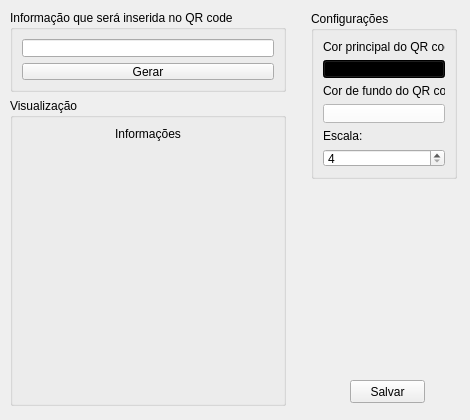
<?xml version="1.0" encoding="UTF-8"?>
<ui version="4.0">
 <class>Form</class>
 <widget class="QWidget" name="Form">
  <property name="geometry">
   <rect>
    <x>0</x>
    <y>0</y>
    <width>470</width>
    <height>420</height>
   </rect>
  </property>
  <property name="sizePolicy">
   <sizepolicy hsizetype="Fixed" vsizetype="Fixed">
    <horstretch>0</horstretch>
    <verstretch>0</verstretch>
   </sizepolicy>
  </property>
  <property name="minimumSize">
   <size>
    <width>470</width>
    <height>420</height>
   </size>
  </property>
  <property name="maximumSize">
   <size>
    <width>470</width>
    <height>420</height>
   </size>
  </property>
  <property name="windowTitle">
   <string>Gerar QR Code</string>
  </property>
  <property name="windowIcon">
   <iconset>
    <normaloff>assets/icons/icon.png</normaloff>assets/icons/icon.png</iconset>
  </property>
  <widget class="QPushButton" name="btn_save_qr">
   <property name="geometry">
    <rect>
     <x>350</x>
     <y>380</y>
     <width>75</width>
     <height>23</height>
    </rect>
   </property>
   <property name="text">
    <string>Salvar</string>
   </property>
  </widget>
  <widget class="QGroupBox" name="gb_qrcode">
   <property name="geometry">
    <rect>
     <x>10</x>
     <y>10</y>
     <width>276</width>
     <height>82</height>
    </rect>
   </property>
   <property name="sizePolicy">
    <sizepolicy hsizetype="Preferred" vsizetype="Fixed">
     <horstretch>0</horstretch>
     <verstretch>0</verstretch>
    </sizepolicy>
   </property>
   <property name="title">
    <string>Informação que será inserida no QR code</string>
   </property>
   <layout class="QVBoxLayout" name="verticalLayout">
    <item>
     <widget class="QLineEdit" name="le_qr_code">
      <property name="sizePolicy">
       <sizepolicy hsizetype="Preferred" vsizetype="Preferred">
        <horstretch>0</horstretch>
        <verstretch>0</verstretch>
       </sizepolicy>
      </property>
     </widget>
    </item>
    <item>
     <widget class="QPushButton" name="btn_generate_qr">
      <property name="sizePolicy">
       <sizepolicy hsizetype="Preferred" vsizetype="Preferred">
        <horstretch>0</horstretch>
        <verstretch>0</verstretch>
       </sizepolicy>
      </property>
      <property name="text">
       <string>Gerar</string>
      </property>
     </widget>
    </item>
   </layout>
  </widget>
  <widget class="QGroupBox" name="gb_config">
   <property name="geometry">
    <rect>
     <x>311</x>
     <y>11</y>
     <width>146</width>
     <height>168</height>
    </rect>
   </property>
   <property name="sizePolicy">
    <sizepolicy hsizetype="Preferred" vsizetype="Fixed">
     <horstretch>0</horstretch>
     <verstretch>0</verstretch>
    </sizepolicy>
   </property>
   <property name="title">
    <string>Configurações</string>
   </property>
   <layout class="QVBoxLayout" name="verticalLayout_3">
    <item>
     <widget class="QLabel" name="lb_fg">
      <property name="sizePolicy">
       <sizepolicy hsizetype="Preferred" vsizetype="Preferred">
        <horstretch>0</horstretch>
        <verstretch>0</verstretch>
       </sizepolicy>
      </property>
      <property name="text">
       <string>Cor principal do QR code:</string>
      </property>
     </widget>
    </item>
    <item>
     <widget class="QPushButton" name="btn_fg">
      <property name="sizePolicy">
       <sizepolicy hsizetype="Preferred" vsizetype="Preferred">
        <horstretch>0</horstretch>
        <verstretch>0</verstretch>
       </sizepolicy>
      </property>
      <property name="sizeIncrement">
       <size>
        <width>0</width>
        <height>0</height>
       </size>
      </property>
      <property name="styleSheet">
       <string notr="true">background-color: rgb(0, 0, 0);</string>
      </property>
      <property name="text">
       <string/>
      </property>
      <property name="flat">
       <bool>false</bool>
      </property>
     </widget>
    </item>
    <item>
     <widget class="QLabel" name="lb_bg">
      <property name="sizePolicy">
       <sizepolicy hsizetype="Preferred" vsizetype="Preferred">
        <horstretch>0</horstretch>
        <verstretch>0</verstretch>
       </sizepolicy>
      </property>
      <property name="text">
       <string>Cor de fundo do QR code:</string>
      </property>
     </widget>
    </item>
    <item>
     <widget class="QPushButton" name="btn_bg">
      <property name="sizePolicy">
       <sizepolicy hsizetype="Preferred" vsizetype="Preferred">
        <horstretch>0</horstretch>
        <verstretch>0</verstretch>
       </sizepolicy>
      </property>
      <property name="styleSheet">
       <string notr="true">background-color: rgb(255, 255, 255);</string>
      </property>
      <property name="text">
       <string/>
      </property>
      <property name="default">
       <bool>false</bool>
      </property>
     </widget>
    </item>
    <item>
     <widget class="QLabel" name="lb_scale">
      <property name="sizePolicy">
       <sizepolicy hsizetype="Preferred" vsizetype="Preferred">
        <horstretch>0</horstretch>
        <verstretch>0</verstretch>
       </sizepolicy>
      </property>
      <property name="text">
       <string>Escala:</string>
      </property>
     </widget>
    </item>
    <item>
     <widget class="QSpinBox" name="sb_scale">
      <property name="sizePolicy">
       <sizepolicy hsizetype="Preferred" vsizetype="Preferred">
        <horstretch>0</horstretch>
        <verstretch>0</verstretch>
       </sizepolicy>
      </property>
      <property name="minimum">
       <number>4</number>
      </property>
      <property name="maximum">
       <number>10</number>
      </property>
     </widget>
    </item>
   </layout>
  </widget>
  <widget class="QGroupBox" name="gb_img">
   <property name="geometry">
    <rect>
     <x>10</x>
     <y>98</y>
     <width>276</width>
     <height>308</height>
    </rect>
   </property>
   <property name="sizePolicy">
    <sizepolicy hsizetype="Preferred" vsizetype="Fixed">
     <horstretch>0</horstretch>
     <verstretch>0</verstretch>
    </sizepolicy>
   </property>
   <property name="title">
    <string>Visualização</string>
   </property>
   <layout class="QVBoxLayout" name="verticalLayout_2">
    <item>
     <widget class="QLabel" name="lb_qr_img_info">
      <property name="sizePolicy">
       <sizepolicy hsizetype="Preferred" vsizetype="Preferred">
        <horstretch>0</horstretch>
        <verstretch>0</verstretch>
       </sizepolicy>
      </property>
      <property name="text">
       <string>Informações</string>
      </property>
      <property name="alignment">
       <set>Qt::AlignCenter</set>
      </property>
     </widget>
    </item>
    <item>
     <widget class="QLabel" name="lb_qr_img">
      <property name="sizePolicy">
       <sizepolicy hsizetype="Fixed" vsizetype="Fixed">
        <horstretch>0</horstretch>
        <verstretch>0</verstretch>
       </sizepolicy>
      </property>
      <property name="minimumSize">
       <size>
        <width>256</width>
        <height>256</height>
       </size>
      </property>
      <property name="maximumSize">
       <size>
        <width>256</width>
        <height>256</height>
       </size>
      </property>
      <property name="autoFillBackground">
       <bool>false</bool>
      </property>
      <property name="lineWidth">
       <number>1</number>
      </property>
      <property name="midLineWidth">
       <number>0</number>
      </property>
      <property name="text">
       <string/>
      </property>
      <property name="pixmap">
       <pixmap>assets/256x256.png</pixmap>
      </property>
      <property name="scaledContents">
       <bool>true</bool>
      </property>
      <property name="alignment">
       <set>Qt::AlignCenter</set>
      </property>
     </widget>
    </item>
   </layout>
  </widget>
 </widget>
 <resources/>
 <connections/>
</ui>
